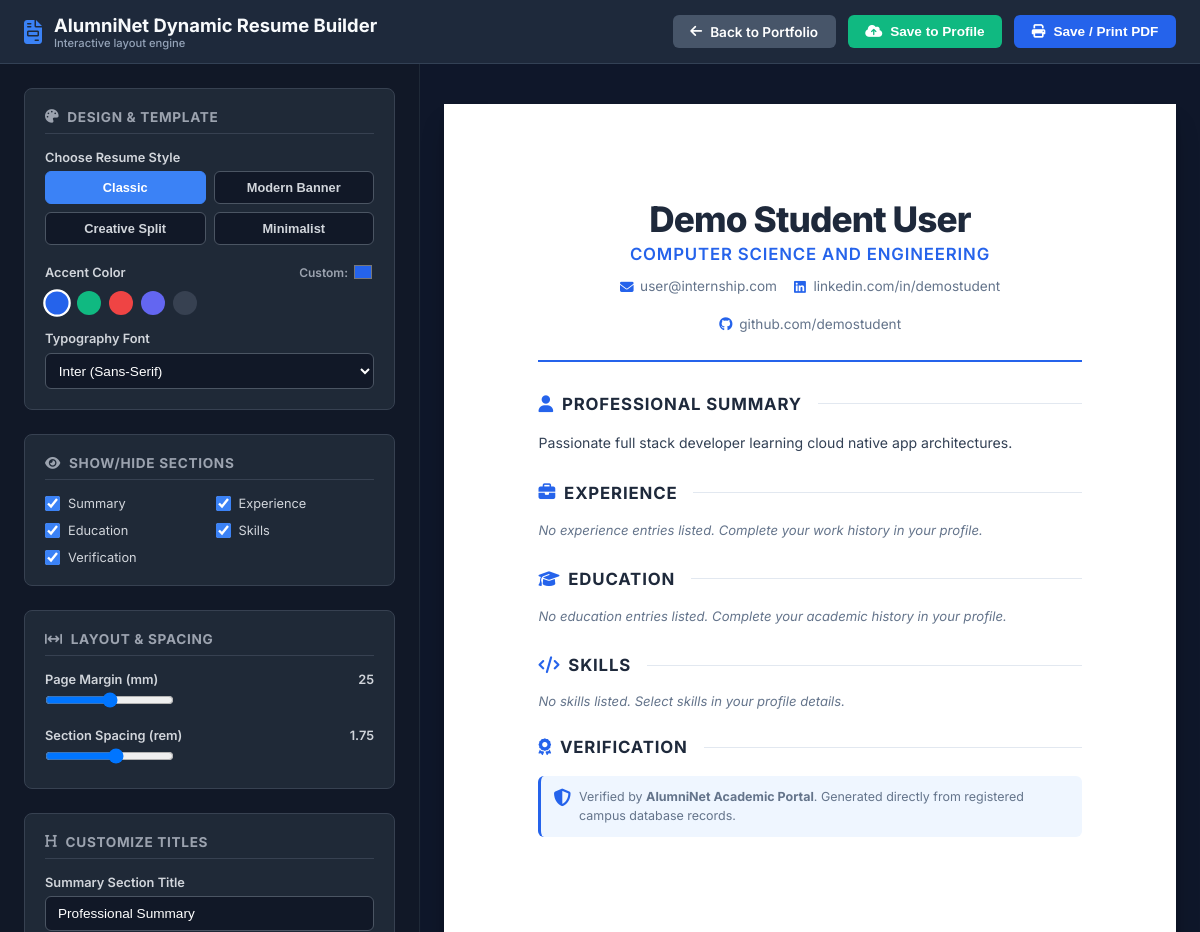
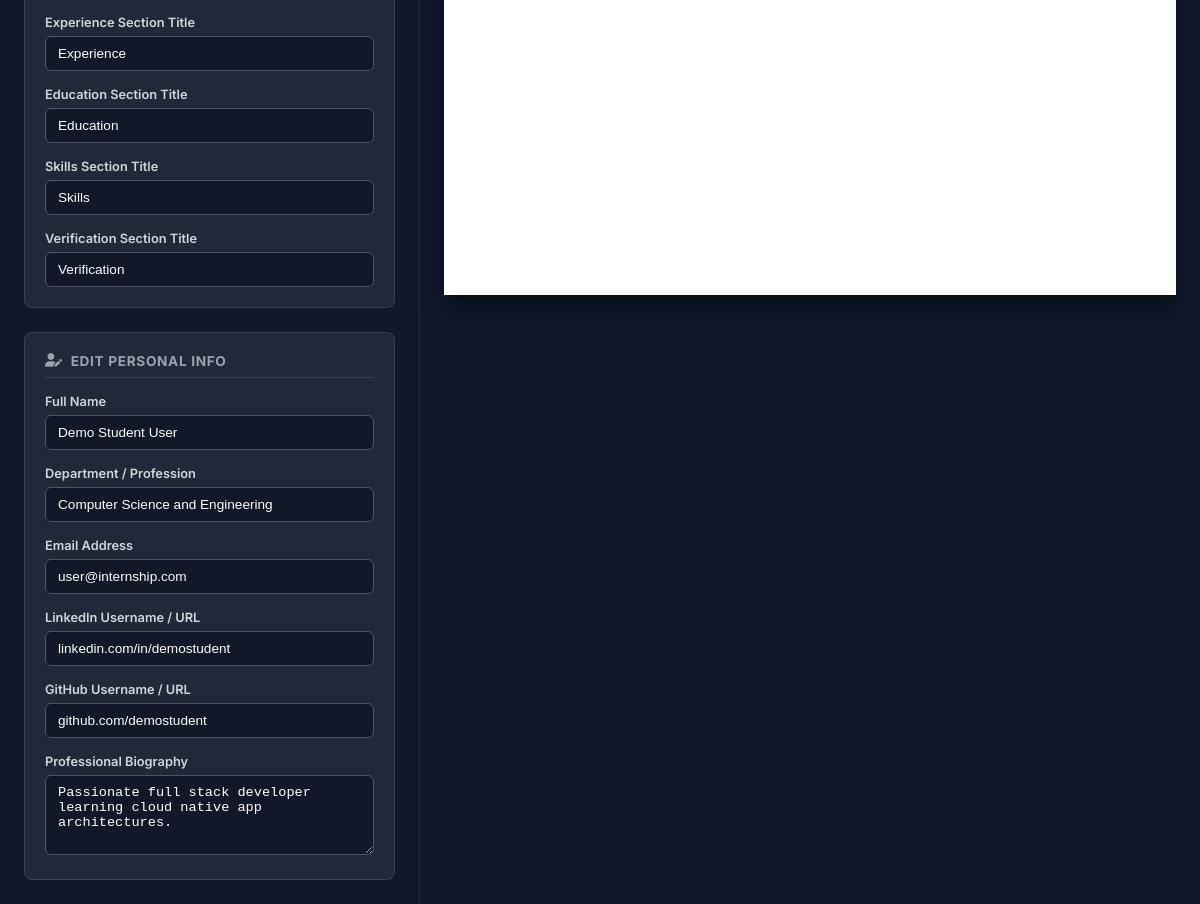
The page /api/resume_builder.php (signed in) on the database its author committed (2 pictures, top to bottom).
### tables this page shows
CREATE TABLE IF NOT EXISTS users (
    id INT AUTO_INCREMENT PRIMARY KEY,
    name VARCHAR(255) NOT NULL,
    email VARCHAR(255) NOT NULL UNIQUE,
    username VARCHAR(150) NOT NULL UNIQUE,
    password VARCHAR(255) NOT NULL,
    phone VARCHAR(20) DEFAULT NULL,
    role ENUM('student', 'alumni', 'admin') NOT NULL DEFAULT 'student',
    status ENUM('pending', 'approved', 'rejected', 'blocked') NOT NULL DEFAULT 'pending',
    department_id INT,
    two_factor_secret VARCHAR(255) DEFAULT NULL,
    created_at TIMESTAMP DEFAULT CURRENT_TIMESTAMP,
    updated_at TIMESTAMP DEFAULT CURRENT_TIMESTAMP ON UPDATE CURRENT_TIMESTAMP,
    FOREIGN KEY (department_id) REFERENCES departments(id) ON DELETE SET NULL
);

CREATE TABLE IF NOT EXISTS departments (
    id INT AUTO_INCREMENT PRIMARY KEY,
    name VARCHAR(255) NOT NULL UNIQUE,
    code VARCHAR(50) NOT NULL UNIQUE
);

CREATE TABLE IF NOT EXISTS student_profiles (
    user_id INT PRIMARY KEY,
    current_year INT NOT NULL,
    course VARCHAR(255) NOT NULL,
    bio TEXT,
    profile_pic VARCHAR(255),
    linkedin VARCHAR(255),
    github VARCHAR(255),
    cgpa DECIMAL(3,2) DEFAULT 0.00,
    FOREIGN KEY (user_id) REFERENCES users(id) ON DELETE CASCADE
);

### api/resume_builder.php (the view, shortened to what the rows shown need)
<?php
require_once __DIR__ . '/../includes/db.php';
$user_id = get_user_id();
$role = $_SESSION['user_role'] ?? 'student';
$stmtUser = $pdo->prepare("SELECT u.name, u.email, u.role, d.name as department_name FROM users u LEFT JOIN departments d ON u.department_id = d.id WHERE u.id = ?");
$stmtUser->execute([$user_id]);
$user = $stmtUser->fetch();
$profile = [];
if ($role === 'alumni') {
    $stmtProf = $pdo->prepare("SELECT * FROM alumni_profiles WHERE user_id = ?");
    $stmtProf->execute([$user_id]);
    $profile = $stmtProf->fetch() ?: [];
} else {
    $stmtProf = $pdo->prepare("SELECT * FROM student_profiles WHERE user_id = ?");
    $stmtProf->execute([$user_id]);
    $profile = $stmtProf->fetch() ?: [];
}
?>
<!DOCTYPE html>
<html lang="en">
<head>
    <link rel="stylesheet" href="https://cdnjs.cloudflare.com/ajax/libs/font-awesome/6.4.0/css/all.min.css">
</head>
<body>
    <header class="builder-header">
        <div class="header-title-area">
            <div>
                <h1>AlumniNet Dynamic Resume Builder</h1>
            </div>
        </div>
    </header>
    <div class="builder-workspace">
        <aside class="customizer-sidebar">
            <section class="sidebar-section">
                <div class="form-group">
                    <label>Full Name</label>
                    <input type="text" class="form-input" id="inp-name" value="<?php echo htmlspecialchars($user['name']); ?>" oninput="updateLiveText('name', this.value)">
                </div>
                <div class="form-group">
                    <label>Department / Profession</label>
                    <input type="text" class="form-input" id="inp-dept" value="<?php echo htmlspecialchars($user['department_name'] ?? $role); ?>" oninput="updateLiveText('dept', this.value)">
                </div>
                <div class="form-group">
                    <label>Email Address</label>
                    <input type="email" class="form-input" id="inp-email" value="<?php echo htmlspecialchars($user['email']); ?>" oninput="updateLiveText('email', this.value)">
                </div>
                <div class="form-group">
                    <label>LinkedIn Username / URL</label>
                    <input type="text" class="form-input" id="inp-linkedin" value="<?php echo htmlspecialchars($profile['linkedin'] ?? ''); ?>" oninput="updateLiveLink('linkedin', this.value, 'fa-brands fa-linkedin')">
                </div>
                <?php if ($role === 'student'): ?>
                    <div class="form-group">
                        <label>GitHub Username / URL</label>
                        <input type="text" class="form-input" id="inp-github" value="<?php echo htmlspecialchars($profile['github'] ?? ''); ?>" oninput="updateLiveLink('github', this.value, 'fa-brands fa-github')">
                    </div>
                <?php endif; ?>
                <div class="form-group">
                    <label>Professional Biography</label>
                    <textarea class="form-input" id="inp-bio" rows="4" style="resize:vertical;" oninput="updateLiveBio(this.value)"><?php echo htmlspecialchars($profile['bio'] ?? ''); ?></textarea>
                </div>
            </section>
        </aside>
        <main class="preview-pane">
            <div class="resume-sheet template-classic" id="resume-sheet">
                <header class="resume-header" id="standard-header">
                    <div style="display: flex; align-items: center; gap: 1.25rem;">
                        <div class="header-left">
                            <h2 id="val-name"><?php echo htmlspecialchars($user['name']); ?></h2>
                            <p id="val-dept"><?php echo htmlspecialchars($user['department_name'] ?? $role); ?></p>
                        </div>
                    </div>
                    <div class="header-right" id="standard-contacts">
                        <div><i class="fa-solid fa-envelope"></i> <span id="val-email"><?php echo htmlspecialchars($user['email']); ?></span></div>
                        <?php if (!empty($profile['linkedin'])): ?>
                            <div id="val-linkedin-wrap"><i class="fa-brands fa-linkedin"></i> <span id="val-linkedin"><?php echo htmlspecialchars(str_replace(['https://', 'http://'], '', $profile['linkedin'])); ?></span></div>
                        <?php else: ?>
                            <div id="val-linkedin-wrap" style="display:none;"><i class="fa-brands fa-linkedin"></i> <span id="val-linkedin"></span></div>
                        <?php endif; ?>
                        <?php if ($role === 'student' && !empty($profile['github'])): ?>
                            <div id="val-github-wrap"><i class="fa-brands fa-github"></i> <span id="val-github"><?php echo htmlspecialchars(str_replace(['https://', 'http://'], '', $profile['github'])); ?></span></div>
                        <?php elseif ($role === 'student'): ?>
                            <div id="val-github-wrap" style="display:none;"><i class="fa-brands fa-github"></i> <span id="val-github"></span></div>
                        <?php endif; ?>
                    </div>
                </header>
                <div class="resume-grid" id="resume-grid-container">
                    <div class="main-column" id="resume-main-col">
                        <section class="resume-section" id="section-summary" style="<?php echo empty($profile['bio']) ? 'display:none;' : ''; ?>">
                            <h3 class="section-title" id="head-summary"><i class="fa-solid fa-user"></i> <span class="sec-title-text">Professional Summary</span></h3>
                            <p class="summary-text" id="val-bio"><?php echo nl2br(htmlspecialchars($profile['bio'] ?? '')); ?></p>
                        </section>
                    </div>
                </div>
            </div>
        </main>
    </div>
</body>
</html>

### rows shown on the page
users: name "Demo Student User", department.name "Computer Science and Engineering", email "user@internship.com", department.name "COMPUTER SCIENCE AND ENGINEERING"
student_profiles: linkedin "linkedin.com/in/demostudent", github "github.com/demostudent", bio "Passionate full stack developer learning cloud native app architectures."
